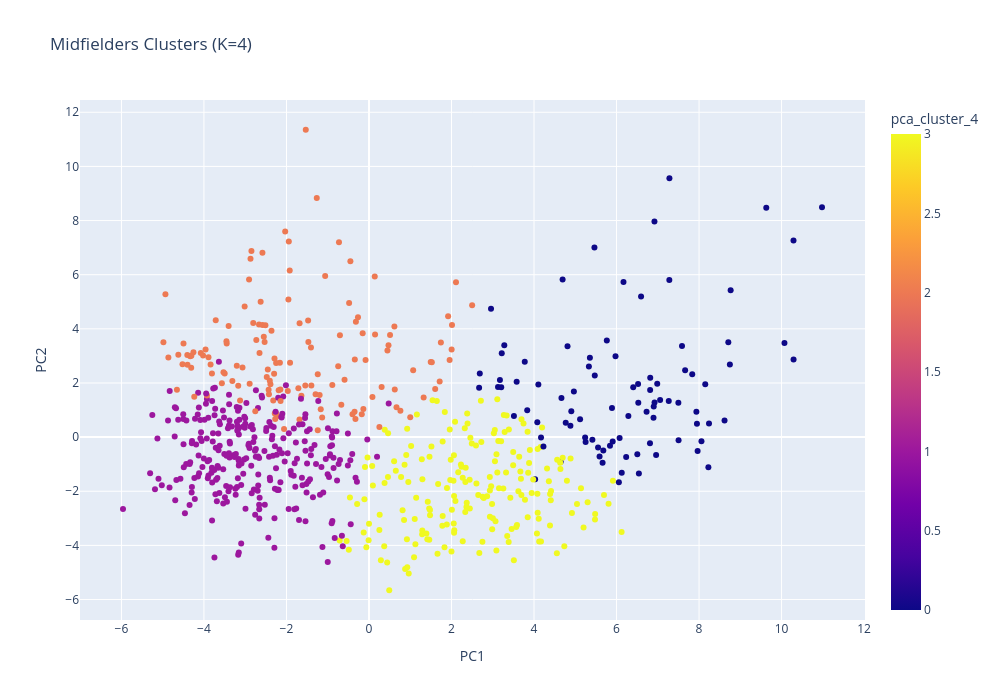

The cell this chart's notebook holds for it:
### Code cell
df_avg["PC1"] = X_pca[:,0]
df_avg["PC2"] = X_pca[:,1]

fig = px.scatter(
    df_avg,
    x="PC1",
    y="PC2",
    color=f"pca_cluster_{cluster}",
    hover_name='player',         
    hover_data=['team','minutesplayed','number_of_seasons'], 
    title=f"Midfielders Clusters (K={cluster})",
    width=1000,
    height=700
)

fig.show()

### Figure 1 — Plotly figure (JSON) as saved in the notebook; plotly's stock layout.template omitted (floating-point values rounded to 4 significant figures; data arrays with more than 128 entries replaced by an {"elided": "..."} marker saying what was removed)
{"data": [{"customdata": {"elided": "695x3 mixed values"}, "hovertemplate": "<b>%{hovertext}</b><br><br>PC1=%{x}<br>PC2=%{y}<br>team=%{customdata[0]}<br>minutesplayed=%{customdata[1]}<br>number_of_seasons=%{customdata[2]}<br>pca_cluster_4=%{marker.color}<extra></extra>", "hovertext": {"elided": "695 str values"}, "legendgroup": "", "marker": {"color": {"elided": "695 int values"}, "coloraxis": "coloraxis", "symbol": "circle"}, "mode": "markers", "name": "", "orientation": "v", "showlegend": false, "type": "scatter", "x": {"elided": "695 float values"}, "xaxis": "x", "y": {"elided": "695 float values"}, "yaxis": "y"}], "layout": {"coloraxis": {"colorbar": {"title": {"text": "pca_cluster_4"}}, "colorscale": [[0, "#0d0887"], [0.1111, "#46039f"], [0.2222, "#7201a8"], [0.3333, "#9c179e"], [0.4444, "#bd3786"], [0.5556, "#d8576b"], [0.6667, "#ed7953"], [0.7778, "#fb9f3a"], [0.8889, "#fdca26"], [1, "#f0f921"]]}, "height": 700, "legend": {"tracegroupgap": 0}, "title": {"text": "Midfielders Clusters (K=4)"}, "width": 1000, "xaxis": {"anchor": "y", "domain": [0, 1], "title": {"text": "PC1"}}, "yaxis": {"anchor": "x", "domain": [0, 1], "title": {"text": "PC2"}}}}
